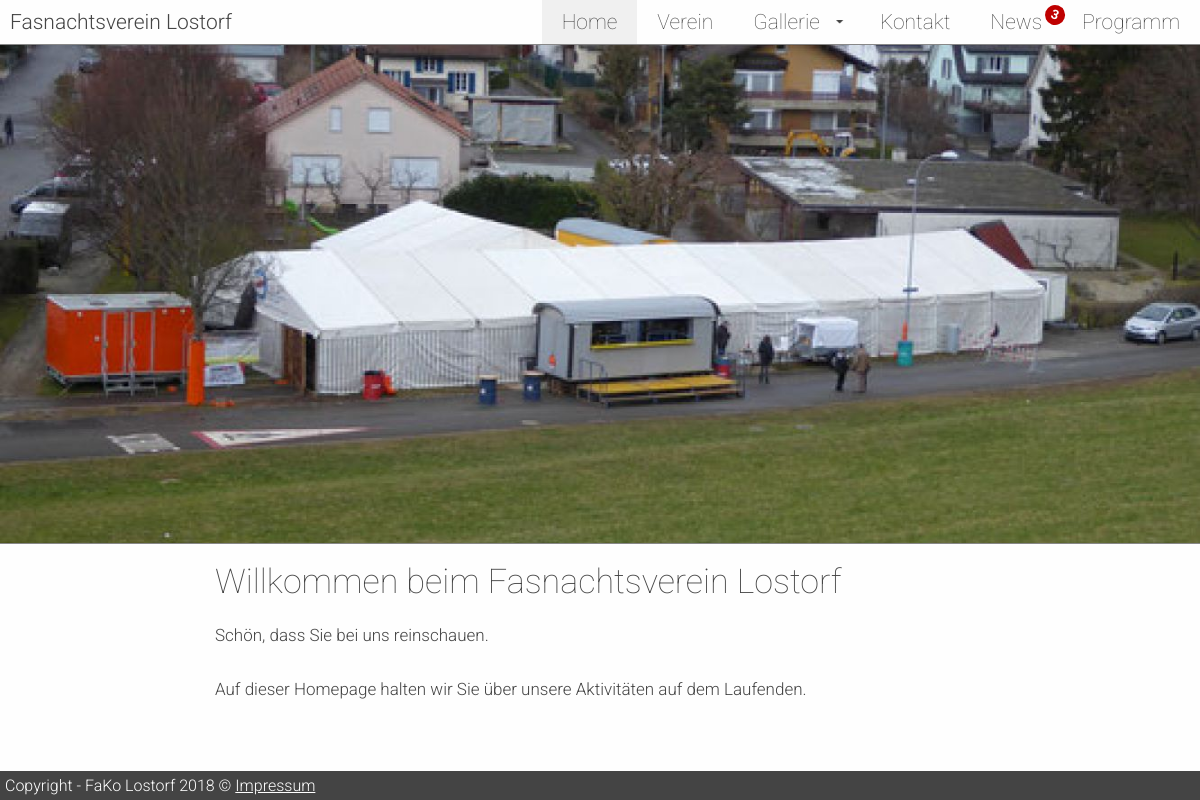
Before: / with the older database file.
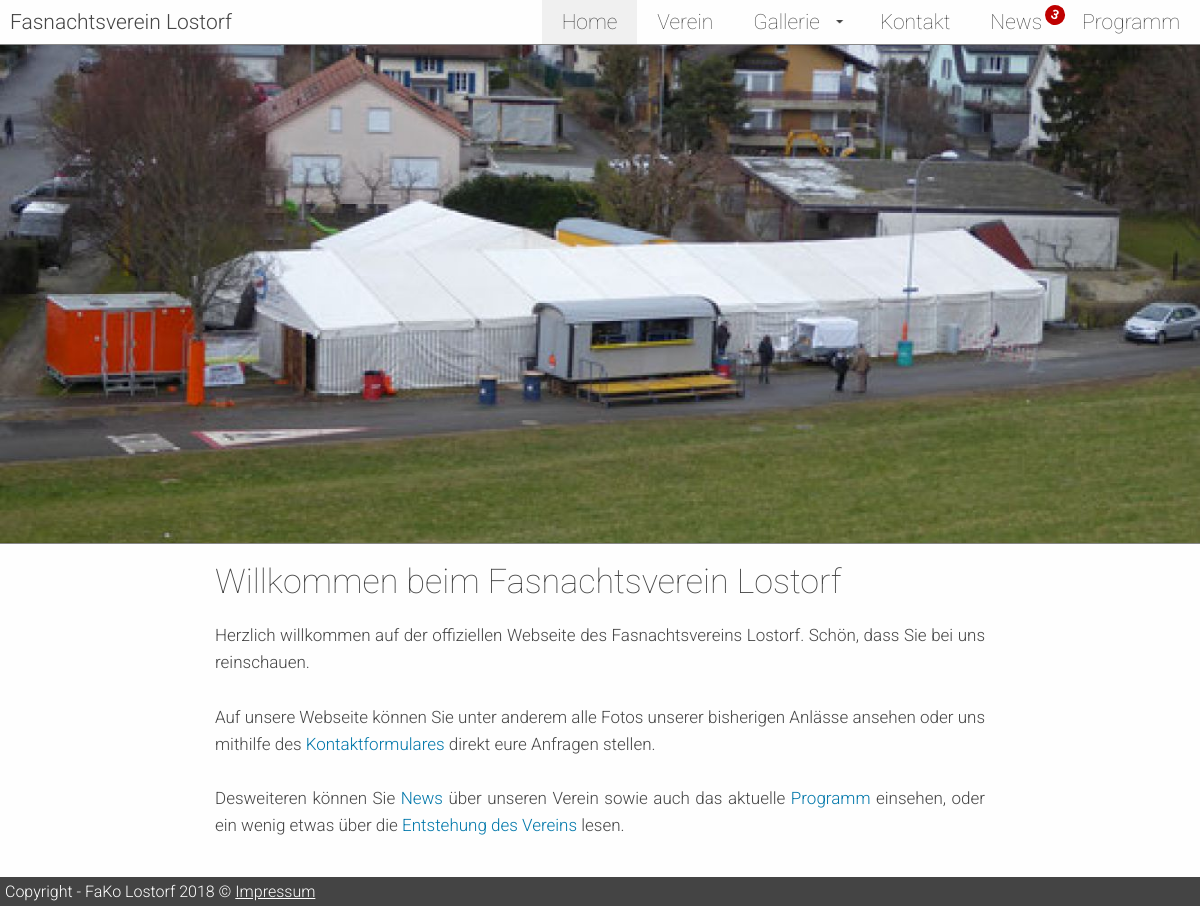
After: the same page with the newer database file.
### tables this page shows
CREATE TABLE `cms_article` (
  `article_id` int(11) NOT NULL,
  `navigation_fk` int(11) NOT NULL,
  `sort` int(11) NOT NULL,
  `is_active` tinyint(4) NOT NULL,
  `is_deleted` tinyint(4) NOT NULL,
  `timestamp` timestamp NOT NULL DEFAULT CURRENT_TIMESTAMP
);

CREATE TABLE `cms_article_content` (
  `article_content_id` int(11) NOT NULL,
  `article_fk` int(11) NOT NULL,
  `lang_fk` int(11) NOT NULL,
  `article_title` varchar(100) NOT NULL,
  `text` text NOT NULL,
  `timestamp` timestamp NOT NULL DEFAULT CURRENT_TIMESTAMP
);

### core/coreModuleHandler.php (called while the page is built, shortened)
<?php
	class coreModuleHandler{
		public function loadAllModules(){
			$this->modules = array();
			$modules = scandir("plugins");
			foreach ($modules as $module){
				if($module != "." && $module != ".."){
					$tmp2 = scandir("plugins/".$module);
					foreach($tmp2 as $doc){
						if($doc != ".." && $doc != "."){
							$mdl = explode("_",$doc);
							$mdl = $mdl[1];
							$mdl = explode(".",$mdl);
							$mdl = $mdl[0];
						}
					}
					$tmp = new $tmpClass($this->db);
					$tmp->configure();
					$this->modules["plugin_".$mdl] = $tmp;
				}
			}
		}
		public function get($module){
			if(isset($this->modules[$module])){
				return $this->modules[$module];
			}else{
				return false;
			}
		}
	}
?>

### core/plugin.php (called while the page is built, shortened)
<?php
	class plugin{
		public function __construct(){
			$this->db = $GLOBALS['db'];
		}
	}
?>

### plugins/1navigation/plugin_navigation.php (called while the page is built, shortened)
<?php
	class plugin_navigation extends plugin{
		public function getContactForm(){
			$ret = ob_get_contents();
			return $ret;
		}
		public function getNavigation($navigation_fk = 0){
			$return = array();
			$stmt = $this->db->prepare("SELECT n.navigation_id, nt.title, n.is_active, n.is_invisible, nt.link FROM cms_navigation AS n LEFT JOIN cms_navigation_title AS nt ON n.navigation_id = nt.navigation_fk WHERE n.navigation_fk = ? AND is_deleted = 0 AND nt.lang_fk = ? ORDER BY sort ASC");
			$stmt->bind_param("ii", $navigation_fk, $_SESSION["lang"][0]);
			$stmt->execute();
			$stmt->bind_result($navigation_id, $title, $is_active, $is_invisible, $link);
			while($stmt->fetch()){
				$tmp["id"] = $navigation_id;
				$tmp["title"] = $title;
				$tmp["is_active"] = $is_active;
				$tmp["is_invisible"] = $is_invisible;
				$tmp["link"] = $link;
				$return[] = $tmp;
				unset($tmp);
			}
			return $return;
		}
		public function getContent($navigation_id, $getInvisible = true){
			$return = array();
			$stmt = $this->db->prepare("SELECT a.article_id, a.is_active, ac.article_title, ac.text, ac.article_content_id, ac.timestamp FROM cms_article AS a LEFT JOIN cms_article_content AS ac ON a.article_id = ac.article_fk WHERE is_deleted = 0 AND a.navigation_fk = ? AND ac.lang_fk = ? ORDER BY a.sort ASC");
			$stmt->bind_param("ii", $navigation_id, $_SESSION["lang"][0]);
			$stmt->execute();
			$stmt->store_result();
			$stmt->bind_result($article_id, $is_active, $article_title, $text, $article_content_id, $timestamp);
			while($stmt->fetch()){
				$tmp["id"] = $article_id;
				$tmp["title"] = $article_title;
				$tmp["content"] = str_replace("../media", "/media", $text);
				$tmp["timestamp"] = $timestamp;
				$tmp["is_active"] = $is_active;
				$tmp["images"] = array();
				$stmt2 = $this->db->prepare("SELECT image, lang_fk FROM cms_article_content_image WHERE article_content_fk = ? AND lang_fk = ? ORDER BY sort ASC");
				$stmt2->bind_param("ii", $article_id, $_SESSION["lang"][0]);
				$stmt2->execute();
				$stmt2->store_result();
				$stmt2->bind_result($image, $lang_fk);
				while($stmt2->fetch()){
					$tmp["images"][] = "media/navigation/".$article_id."/".$_SESSION["lang"][1]."/".$image;
				}
				$return[] = $tmp;
				unset($tmp);
			}
			return $return;
		}
		public function getMeta($navigation_id, $field){
			if($field != "image"){
				$stmt = $this->db->prepare("SELECT nt.title, nt.description, nt.keywords FROM cms_navigation AS n LEFT JOIN cms_navigation_title AS nt ON n.navigation_id = nt.navigation_fk WHERE n.navigation_id = ? AND is_deleted = 0 AND nt.lang_fk = ? LIMIT 1");
				$stmt->bind_param("ii", $navigation_id, $_SESSION["lang"][0]);
				$stmt->execute();
				$stmt->bind_result($title, $description, $keywords);
				$stmt->store_result();
				$stmt->fetch();
				if($stmt->num_rows == 0){
					return false;
				}else{
					switch ($field) {
						case 'title': return $title; break;
						case 'description': return $description; break;
						case 'keywords': return $keywords; break;
					}
				}
			}else{
				$actual_link = (isset($_SERVER['HTTPS']) && $_SERVER['HTTPS'] === 'on' ? "https" : "http") . "://$_SERVER[HTTP_HOST]";
				if(file_exists("media/metaimage/".$navigation_id."/".$_SESSION["lang"][1]."/share.jpg")){
					return $actual_link."/media/metaimage/".$navigation_id."/".$_SESSION["lang"][1]."/share.jpg";
				}else{
					return false;
				}
			}
		}
	}
?>

### core/coreTranslate.php (called while the page is built, shortened)
<?php
	class coreTranslate{
		public function __construct(){
			$this->db = $GLOBALS['db'];
			$this->user = $_SESSION['cms_user'];
		}
		public function init(){
			if($this->user != "" && $_GET["admin"] == 1){
				$this->user = unserialize(base64_decode($_SESSION['cms_user']));
				$lang_id = $this->user["settings"]["cms_lang"];
				$short = "";
				$stmt = $this->db->prepare("SELECT short FROM cms_lang WHERE lang_id = ?");
				$stmt->bind_param("i", $lang_id);
				$stmt->execute();
				$stmt->bind_result($lng_short);
				$stmt->fetch();
				$short = $lng_short;
				$stmt->close();
			}else{
				$lang_id = $_SESSION["lang"][0];
				$short = $_SESSION["lang"][1];
			}
			if(!file_exists("media/locale/translations.".$short)){
				$stmt = $this->db->prepare("SELECT tt.text, t.key FROM cms_translation_text as tt LEFT JOIN cms_translation AS t ON tt.translation_fk = t.translation_id WHERE tt.lang_fk = ?");
				$stmt->bind_param("i", $lang_id);
				$stmt->execute();
				$stmt->bind_result($text, $key);
			}
		}
	}
?>

### templates/web/index.php (the view, shortened to what this page needs)
<?php
	$navigation = $GLOBALS['cmh']->get("plugin_navigation");
	$navigationPoints = $navigation->getNavigation();
	$primaryId = $navigationPoints[0]["id"];
	if(isset($tertiaryId)){
		$activeId = $tertiaryId;
	}elseif(isset($secondaryId)){
		$activeId = $secondaryId;
	}else{
		$activeId = $primaryId;
	}
	$pageTitle = $navigation->getMeta($activeId, "title");
	$metaDescription = $navigation->getMeta($activeId, "description");
	$metaKeywords = str_replace(" ", "", $navigation->getMeta($activeId, "keywords"));
	if(!isset($_COOKIE["news_read"])){
		$news = $navigation->getContent(30);
	}
	$contents = $navigation->getContent($activeId);
?>
<!DOCTYPE HTML>
<html>
	<head>
	</head>
	<body>
		<header>
			<nav>
				<a class="nav-title" href="/">Fasnachtsverein Lostorf</a>
				<ul>
					<?php
						foreach ($navigationPoints as $nav) {
							if($nav["is_invisible"] != 1){
								$class = "";
								if($nav["id"] == $primaryId){
									$class = " class=\"active\"";
								}
								if($nav["link"] == "news"){
									$liId = " id='news'";
								}
								echo "<li".$class.$liId.">";
									$subnavPoints = $navigation->getNavigation($nav["id"]);
									if(count($subnavPoints) > 0){
										echo "<a class=\"hasSubnav\">".$nav["title"]."</a>";
											foreach ($subnavPoints as $snav) {
													$subSubnavPoints = $navigation->getNavigation($snav["id"]);
											}
									}else{
										if($nav["id"] == 30){
											$np = count($navigation->getContent(30));
											if($np > $_COOKIE["news_read"]){
												$diff = $np - $_COOKIE["news_read"];
												echo "<span id='unread_news'>".$diff."</span>";
											}
										}
										echo "<a href=\"/".$_SESSION["lang"][1]."/".$nav["link"]."\">".$nav["title"]."</a>";
									}
								echo "</li>";
							}
						}
					?>
				</ul>
			</nav>
			<section>
				<?php
					foreach ($contents[0]["images"] as $image) {
						echo "<article style=\"background-image: url('/".$image."');\">&nbsp;</article>";
					}
				?>
			</section>
		</header>
		<main>
			<?php
				if($primaryId != 30 && $primaryId != 24 && $primaryId != 29){
					echo "<section>";
						foreach ($contents as $content) {
							echo "<article>";
									$form = $navigation->getContactForm();
									echo str_replace("<p>{kontakt_formular}</p>", $form, $content["content"]);
							echo "</article>";
						}
					echo "</section>";
				}
			?>
		</main>
		<footer>
			<span>Copyright - FaKo Lostorf 2018 &copy;</span>
			<span><a href="/de/impressum">Impressum</a></span>
		</footer>
	</body>
</html>

### index.php (shortened to what this page needs)
<?php
	$GLOBALS["coreTranslate"]->init();
	if(isset($_GET["admin"])){
		include 'cms/index.php';
	}elseif(isset($_GET["async"])){
		include 'cms/async.php';
	}else{
		include 'templates/web/index.php';
	}
?>

### templates/web/css/styles.css (style rules this page uses)
* { margin: 0px; padding: 0px; text-decoration: none; border-collapse: collapse; font-family: 'Roboto', sans-serif; font-weight: 300; }
body { background-color: #fefefe; color: #454545; }
header > section { height: 56.25vw; min-height: 250px; max-height: 500px; border-bottom: 1px solid #888; border-top: 1px solid #888; }
header > section article { width: 100%; height: 100%; background-position: center; background-size: cover; }
header nav { text-align: right; }
header nav ul { display: inline-block; vertical-align: top; }
header nav ul li { display: inline-block; vertical-align: top; }
li#news { position: relative; }
span#unread_news { background-color: #bf0000; color: #FFF; border-radius: 30px; width: 20px; height: 20px; display: block; position: absolute; top: 5px; right: -3px; line-height: 20px; font-weight: bold; transform: rotate(20deg); text-align: center; font-size: 13px; }
header nav ul li a.hasSubnav { cursor: pointer; background-image: url(/templates/web/img/arrow_down.png); background-position: calc(100% - 10px) center; background-repeat: no-repeat; background-size: 20px; padding-right: 40px; }
header nav ul li a { color: inherit; display: block; padding: 10px 20px; transition: background-color .2s ease-out; font-size: 21px; font-weight: 100; }
header nav ul li a:hover, header nav ul li.active > a { background-color: #f0f0f0; }
header nav a.nav-title { font-size: 21px; font-weight: 300; color: inherit; padding: 10px; display: block; position: absolute; left: 0px; top: 0px; }
main { max-width: 770px; padding: 10px 15px; width: calc(100% - 40px); margin: 0px auto; line-height: 1.6; }
main p { text-align: justify; }
main a { color: #0077aa; }
main h1 { font-weight: 100; font-size: 34px; }
main p { margin-top: 0.8em; margin-bottom: 1.6em; font-size: 17px; }
footer { background-color: #444; color: #FFF; padding: 5px; width: calc(100% - 10px); }
footer a { text-decoration: underline; color: #FFF; }

Changed rows visible on the page:
changed through a linked row, cms_article: cms_article_content.text "Willkommen beim Fasnachtsverein Lostorf Schön, dass Sie bei uns reinschauen. Auf dieser Homepage halten wir Sie über unsere Aktivitäten auf dem Laufenden." → "Willkommen beim Fasnachtsverein Lostorf Herzlich willkommen auf der offiziellen Webseite des Fasnachtsvereins Lostorf. Schön, dass Sie bei uns reinschauen. Auf unsere Webseite können Sie unter anderem alle Fotos unserer bisherigen Anlässe ansehen oder uns mithilfe des Kontaktformulares direkt eure Anfragen stellen. Desweiteren können Sie News über unseren Verein sowie auch das aktuelle Programm einsehen, oder ein wenig etwas über die Entstehung des Vereins lesen."
